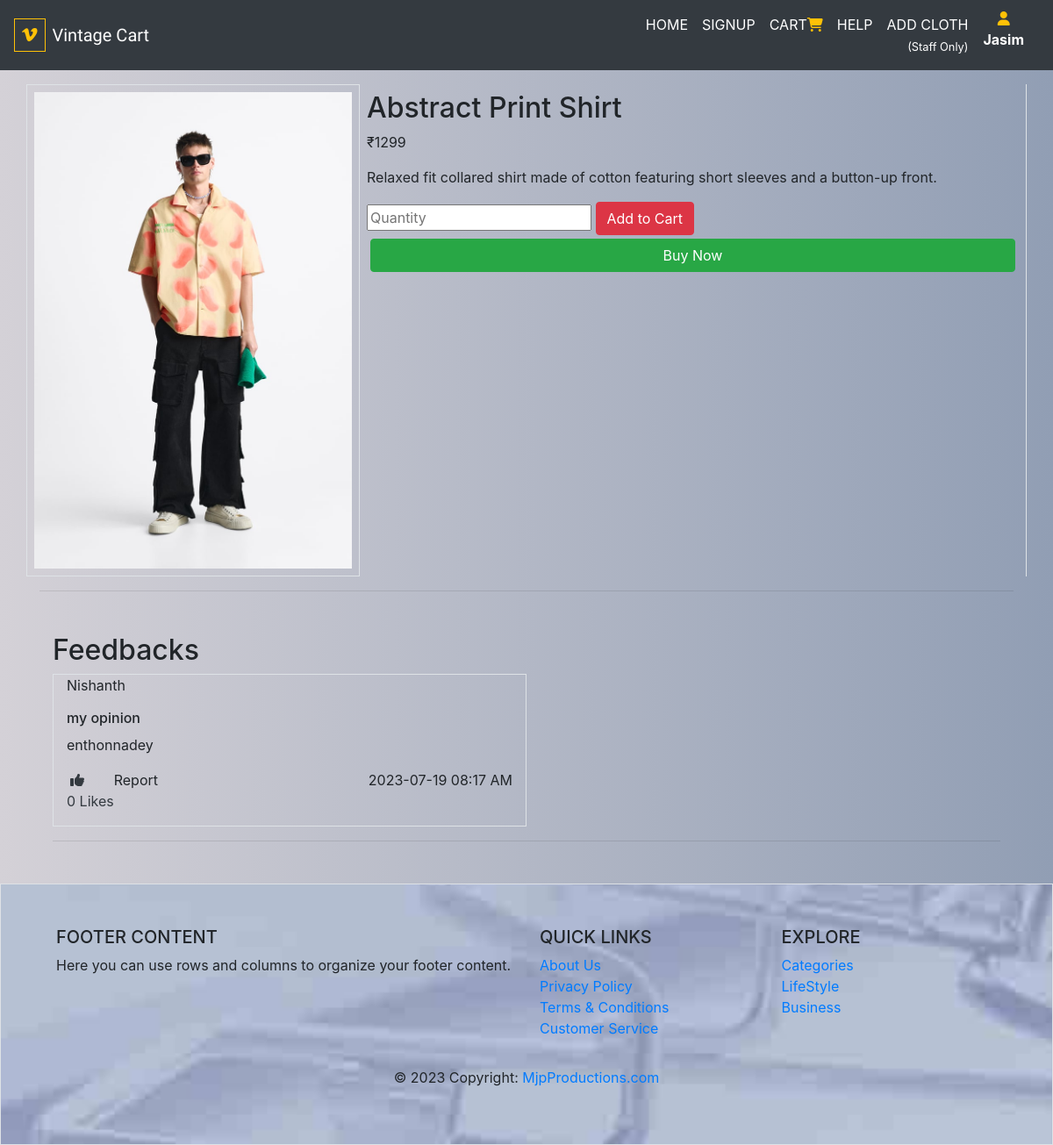
Page /sellers/productdetails/5 (signed in) on the committed database.
### product/models.py (models this page shows, shortened)
class ClothModel(models.Model):
    name = models.CharField(max_length=100)
    price = models.IntegerField()
    details = models.CharField(max_length=500)
    sizes = (
        ('S', 'S'),
        ('M', 'M'),
        ('L', 'L'),
        ('XL', 'XL')
    )
    size = models.CharField(max_length=100, choices=sizes)
    image = models.ImageField(upload_to='cloths')
    likes = models.ManyToManyField(User, related_name="pro_likes")

### sellers/models.py (models this page shows)
class FeedbackModel(models.Model):
    pro = models.ForeignKey(ClothModel, on_delete=models.CASCADE)
    seller = models.ForeignKey(User, on_delete=models.CASCADE)
    title = models.CharField(max_length=100, default='')
    feedback = models.TextField(max_length=500)
    likes = models.ManyToManyField(User, related_name="feed_likes", blank=True,null=True)
    datetime = models.DateTimeField(default=datetime.now().strftime("%Y%m%d %H:%M:%S"))

### sellers/views.py (the view, shortened to what this page needs)
# urls.py: path('productdetails/<int:pid>', ProDetail.as_view(), name = 'detail'),
@method_decorator(signin_required, name='dispatch')
class ProDetail(View):
    def get(self, request, *args, **kwargs):
        id = kwargs.get('pid')
        pro = ClothModel.objects.get(id=id)
        feed = FeedbackModel.objects.filter(pro=pro).order_by("datetime").reverse()
        rpts = Report.objects.values("feedback")
        print(rpts)
        return render(request, 'prodetail.html', {'pro':pro, 'feed':feed})

### sellers/views.py (called while the page is built)
def signin_required(fun):
    def inner(request, *args, **kwargs):
        if request.user.is_authenticated:
            return fun(request, *args, **kwargs)
        else:
            messages.error(request, "Login required for this action.")
            return redirect("index")
    return inner

### staff/context_processor.py (called while the page is built)
def fun(request):
        users = User.objects.all()
        pros = ClothModel.objects.all()
        msgs = MessageModel.objects.all()
        feeds = FeedbackModel.objects.all()
        reports = Report.objects.all()
        return {"users":users, "pros":pros, "msgs":msgs, "feeds":feeds, "reports":reports}

### product/templates/prodetail.html (shortened to what this page needs)
{% extends 'nav.html' %}
{% block nav %}
<link rel="stylesheet" href="https://stackpath.bootstrapcdn.com/bootstrap/4.3.1/css/bootstrap.min.css">
    <div class="container mt-3">
        <div class="row">
            <div class="col-4 p-2 border">
                <img src="{{pro.image.url}}" alt="img" class="w-100">
            </div>
            <div class="col-8 p-2 border-right">
                <h2>{{pro.name}}</h2>
                <p>₹{{pro.price}}</p>
                <p>{{pro.details}}</p>
                <form action="" class="form flex-row" method="post">
                  <input type="number" name="quantity" id="" placeholder="Quantity">
                  <button type="submit" class="btn btn-danger" name="cart">Add to Cart</button>
                </form>
                <div class="row m-1">
                    <a href="#" class="btn btn-success btn-block">Buy Now</a>
                </div>
            </div>
        </div>
        <hr>
        {% if feed %}
        <div class="col mt-5 mb-5">
            <h2>Feedbacks</h2>
            {% for i in feed %}
            <div class="col-12 col-md-6 border">
                <div class="row m-0">
                    {% if i.seller == request.user %}
                    <p>You</p>
                    {% else %}
                    <p class="capitalize">{{i.seller}}</p>
                    {% endif %}
                </div>
                {% if i.report_set.count > 2 %}
                    <h4>This content is blocked</h4>
                {% else %}
                    <h6>{{i.title}}</h6>
                    <p>{{i.feedback}}</p>
                    <div class="row m-0">
                        {% if request.user in i.likes.all %}
                        <a href="{% url 'feedlike' i.id %}"><i class="fa-solid fa-thumbs-up p-1"></i><p class="text-dark">{{i.likes.count}} Likes</p></a>
                        {% else %}
                        <a href="{% url 'feedlike' i.id %}"><i class="fa-solid fa-thumbs-up p-1 text-dark"></i><p class="text-dark">{{i.likes.count}} Likes</p></a>
                        {% endif %}
                        {% if i.seller == request.user %}
                        <a href="{% url 'feededit' i.id %}" class="mr-3">Edit</a>
                        <a href="{% url 'feedremove' i.id %}">Remove</a>
                        {% else %}
                        <p onclick="reportForm('{{i.id}}')" style="cursor: pointer;">Report</p>
                        {% endif %}
                        <p class="ml-auto">{{i.datetime |date:'Y-m-d h:i A'}}</p>
                {% endif %}
                </div>
            </div>
            <hr>
            {% endfor %}
        </div>
        {% endif %}
    </div>
{% endblock %}

### sellers/templates/nav.html (shortened to what this page needs)
{% load static %}
<!doctype html>
<html lang="en">
  <head>
    <link rel="stylesheet" type="icon" href="">
    <link rel="stylesheet" href="https://stackpath.bootstrapcdn.com/bootstrap/4.3.1/css/bootstrap.min.css">
  </head>
  <body>
    <header class="sticky-top">
        <nav class="navbar navbar-expand-md bg-dark">
            <a class="navbar-brand text-white" href="#" style="font-family: Satisfy;"><i class="fa-brands fa-vimeo-v border border-warning p-2 mr-2 text-warning"></i>Vintage Cart</a>
            <div class="collapse navbar-collapse justify-content-end" id="collapsibleNavbar">
              <ul class="navbar-nav text-right mr-2">
                <li class="nav-item">
                  <a class="nav-link" href="{% url 'index' %}">HOME</a>
                </li>
                <li class="nav-item">
                  <a class="nav-link" href="{% url 'ssignup' %}">SIGNUP</a>
                </li>
                <li class="nav-item">
                  <a class="nav-link" href="{% url 'cart' %}">CART<i class="fa-sharp fa-solid fa-cart-shopping text-warning"></i></a>
                </li>
                <li class="nav-item">
                  <a class="nav-link" href="#">HELP</a>
                </li>
                <li class="nav-item">
                  <a class="nav-link" href="{% url 'add' %}">ADD CLOTH <br><small>(Staff Only)</small></a>
                </li>
                <li class="nav-item dropdown">
                  <button type="button" class="btn btn-white p-0" data-toggle="dropdown">
                    <i class="fa-solid fa-user text-warning m-0" style="size: 50px;"></i>
                    {% if user.is_anonymous %}
                    <p class="nav-link font-weight-bold m-0 py-0" id="user">USER</p>
                    {% else %}
                    <p class="nav-link font-weight-bold m-0 py-0 capitalize" id="user">{{user}}</p>
                    {% endif %}
                  </button>
                </li>
              </ul>
            </div>
        </nav>
    </header>
    {% block nav %}
    {% endblock %}
    <footer class="page-footer font-small blue p-5 border border-top">
      <div class="container-fluid text-md-left;">
        <div class="row">
          <div class="col-md-6 mt-md-0 mt-3">
            <h5 class="text-uppercase">Footer Content</h5>
            <p>Here you can use rows and columns to organize your footer content.</p>
          </div>
          <div class="col-md-3 mb-md-0 mb-3">
            <h5 class="text-uppercase">Quick Links</h5>
            <ul class="list-unstyled">
              <li>
                <a href="#!">About Us</a>
              </li>
              <li>
                <a href="#!">Privacy Policy</a>
              </li>
              <li>
                <a href="#!">Terms & Conditions</a>
              </li>
              <li>
                <a href="#!">Customer Service</a>
              </li>
            </ul>
          </div>
          <div class="col-md-3 mb-md-0 mb-3">
            <h5 class="text-uppercase">Explore</h5>
            <ul class="list-unstyled">
              <li>
                <a href="#!">Categories</a>
              </li>
              <li>
                <a href="#!">LifeStyle</a>
              </li>
              <li>
                <a href="#!">Business</a>
              </li>
            </ul>
          </div>
        </div>
      </div>
      <div class="footer-copyright text-center py-3">© 2023 Copyright:
        <a href="/"> MjpProductions.com</a>
      </div>
    </footer>
  </body>
</html>

### sellers/templates/nav.html (style rules this page uses)
body { margin: 0; background: linear-gradient(to right, rgb(212, 209, 215), rgb(145, 158, 180)) }
.navbar-brand { font-family: 'Satisfy', cursive; }
.nav-link { color: white; }
.page-footer { background-image: url('/static/images/img_footer.jpg'); background-repeat: no-repeat; background-attachment: fixed; background-size: cover; background-position: center; }
.capitalize::first-letter { text-transform: capitalize; }

### product/templates/prodetail.html (style rules this page uses)
.capitalize::first-letter { text-transform: capitalize; }

### rows in the picture
ClothModel: image (picture), name "Abstract Print Shirt", price "1299", details "Relaxed fit collared shirt made of cotton featuring short sleeves and a button-up front."
FeedbackModel: seller "nishanth", title "my opinion", feedback "enthonnadey", likes.count "0", datetime "2023-07-19 08:17 AM"

### other values in the picture
{{ user }} "jasim"
